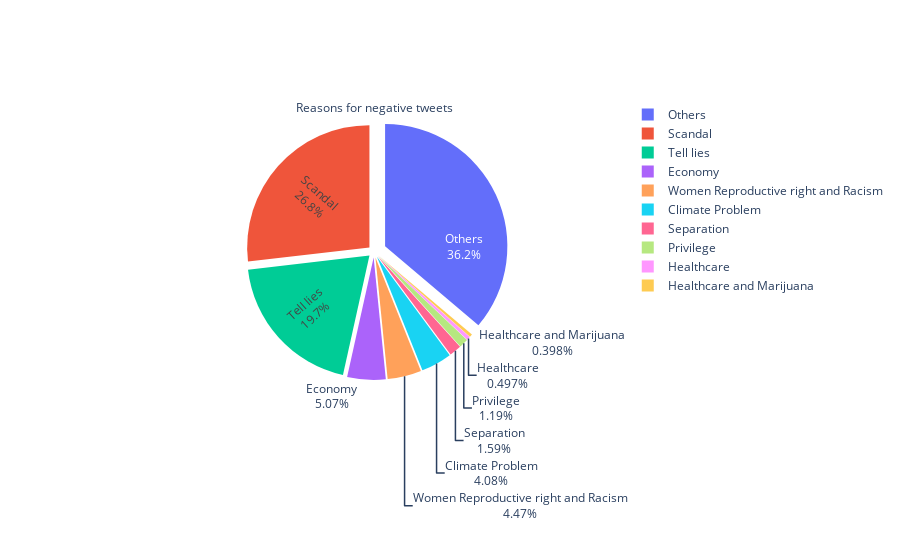

Source (notebook cell):
### Code cell
fig = go.Figure(data=[go.Pie(labels=neg_reason.index, values=neg_reason, textinfo='label+percent',
                             insidetextorientation='radial',title='Reasons for negative tweets',pull=[0.1,0.05,0.05,0.05,0.05, 0.05,0.05,0.05,0.05,0.05])
                            ])
fig.show()

### Figure 1 — Plotly figure (JSON) as saved in the notebook; plotly's stock layout.template omitted (floating-point values rounded to 4 significant figures)
{"data": [{"insidetextorientation": "radial", "labels": ["Others", "Scandal", "Tell lies", "Economy", "Women Reproductive right and Racism", "Climate Problem", "Separation", "Privilege", "Healthcare", "Healthcare and Marijuana"], "pull": [0.1, 0.05, 0.05, 0.05, 0.05, 0.05, 0.05, 0.05, 0.05, 0.05], "textinfo": "label+percent", "title": {"text": "Reasons for negative tweets"}, "type": "pie", "values": [364, 270, 198, 51, 45, 41, 16, 12, 5, 4]}], "layout": {}}
